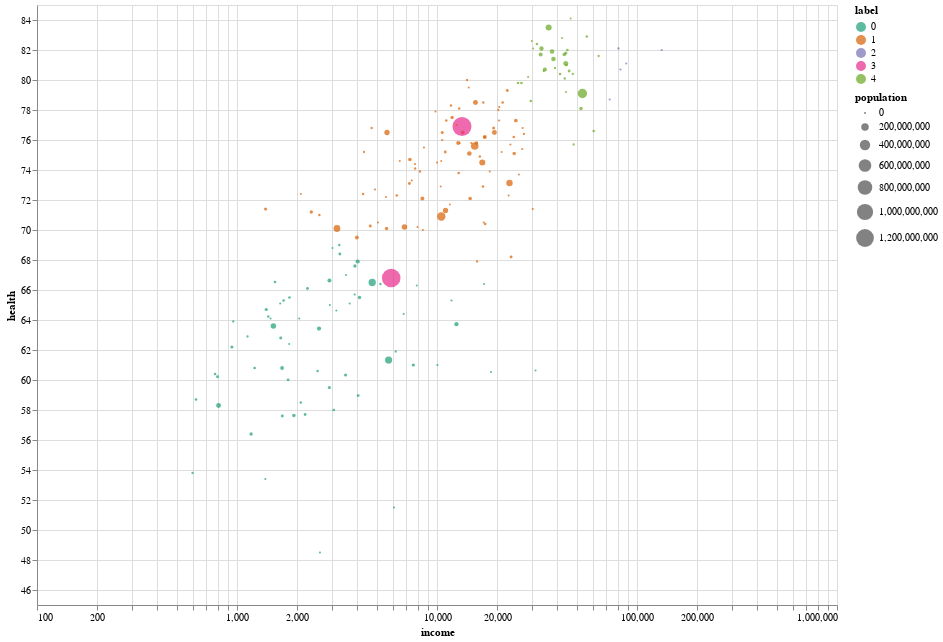

Source (notebook cell):
### Code cell
(
    alt.Chart(gapminder)
    .mark_circle()
    .encode(
        alt.X("income:Q", scale=alt.Scale(type="log")),
        alt.Y("health:Q", scale=alt.Scale(zero=False)),
        size="population:Q",
        color=alt.Color("label:N", scale=alt.Scale(scheme="dark2")),
        tooltip=list(gapminder.columns),
    )
    .properties(width=800, height=600)
    .interactive()
)

### Figure 1 — Vega-Lite specification as saved in the notebook (floating-point values rounded to 4 significant figures; data arrays with more than 128 entries replaced by an {"elided": "..."} marker saying what was removed)
{"config": {"view": {"continuousWidth": 300, "continuousHeight": 300}}, "data": {"name": "data-c92387706a33a28cc7b11ad841f4502b"}, "mark": {"type": "circle"}, "encoding": {"color": {"field": "label", "scale": {"scheme": "dark2"}, "type": "nominal"}, "size": {"field": "population", "type": "quantitative"}, "tooltip": [{"field": "country", "type": "nominal"}, {"field": "income", "type": "quantitative"}, {"field": "health", "type": "quantitative"}, {"field": "population", "type": "quantitative"}, {"field": "label", "type": "quantitative"}], "x": {"field": "income", "scale": {"type": "log"}, "type": "quantitative"}, "y": {"field": "health", "scale": {"zero": false}, "type": "quantitative"}}, "height": 600, "params": [{"name": "param_4", "select": {"type": "interval", "encodings": ["x", "y"]}, "bind": "scales"}], "width": 800, "$schema": "https://vega.github.io/schema/vega-lite/v5.14.1.json", "datasets": {"data-c92387706a33a28cc7b11ad841f4502b": {"elided": "187 records"}}}
